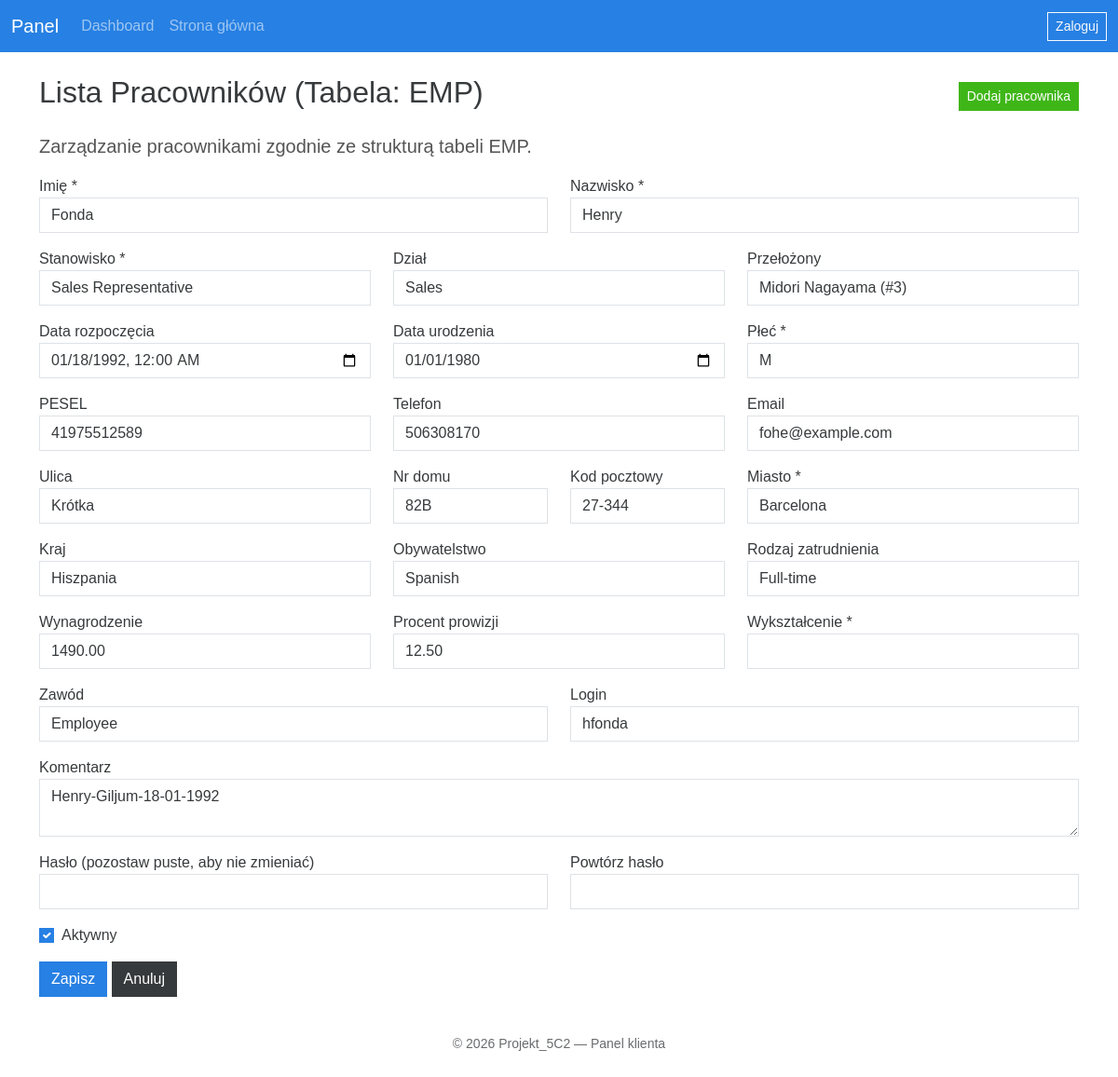
/projekt_3r1/admin/emp.php?action=edit&id=12 (signed in), run on the app's committed database.
### tables this page shows
CREATE TABLE `emp` (
  `id` int(11) UNSIGNED NOT NULL,
  `last_name` varchar(25) NOT NULL,
  `first_name` varchar(25) NOT NULL,
  `start_date` datetime DEFAULT NULL,
  `end_date` date DEFAULT NULL,
  `comments` varchar(255) DEFAULT NULL,
  `manager_id` int(11) UNSIGNED DEFAULT NULL,
  `title` varchar(25) DEFAULT NULL,
  `dept_id` int(11) UNSIGNED DEFAULT NULL,
  `salary` decimal(11,2) DEFAULT NULL,
  `commission_pct` decimal(4,2) DEFAULT NULL,
  `birth_date` date DEFAULT NULL,
  `gender` enum('M','K') NOT NULL,
  `pesel` char(11) DEFAULT NULL,
  `street` varchar(25) DEFAULT NULL,
  `house_nr` varchar(10) DEFAULT NULL,
  `zip_code` varchar(12) DEFAULT NULL,
  `city` varchar(30) NOT NULL,
  `country` varchar(32) DEFAULT NULL,
  `nationality` varchar(15) DEFAULT NULL,
  `employment_type` varchar(32) DEFAULT NULL,
  `phone` varchar(15) DEFAULT NULL,
  `email` varchar(30) DEFAULT NULL,
  `education` varchar(48) NOT NULL,
  `profession` varchar(30) DEFAULT NULL,
  `username` varchar(12) DEFAULT NULL,
  `password_hash` varchar(60) DEFAULT NULL
);

CREATE TABLE `title` (
  `name` varchar(25) NOT NULL,
  `salary_min` decimal(10,2) NOT NULL,
  `salary_max` decimal(10,2) NOT NULL
);

CREATE TABLE `dept` (
  `id` int(11) UNSIGNED NOT NULL,
  `name` varchar(25) NOT NULL,
  `region_id` int(11) UNSIGNED DEFAULT NULL
);

### projekt_3r1/admin/emp.php (the view, shortened to what this page needs)
<?php
require '../cfg.php';
$depts = $pdo->query('SELECT id, name FROM dept ORDER BY name, id')->fetchAll(PDO::FETCH_ASSOC);
$titles = $pdo->query('SELECT name, salary_min, salary_max FROM title ORDER BY name')->fetchAll(PDO::FETCH_ASSOC);
$managers = $pdo->query('SELECT id, first_name, last_name FROM emp ORDER BY last_name, first_name, id')->fetchAll(PDO::FETCH_ASSOC);
include 'szablony/naglowek.php';
?>
<div class="d-flex justify-content-between align-items-center mb-3">
    <h2>Lista Pracowników (Tabela: EMP)</h2>
    <div>
        <a href="emp.php?action=add" class="btn btn-success btn-sm">Dodaj pracownika</a>
    </div>
</div>
<p class="lead">Zarządzanie pracownikami zgodnie ze strukturą tabeli EMP.</p>
<?php if (isset($_GET['action']) && in_array($_GET['action'], ['add', 'edit'], true)):
    $act = $_GET['action'];
    $rec = [
        'id' => '', 'last_name' => '', 'first_name' => '', 'start_date' => '', 'end_date' => '2099-12-31',
        'comments' => '', 'manager_id' => '', 'title' => '', 'dept_id' => '', 'salary' => '',
        'commission_pct' => '', 'birth_date' => '', 'gender' => 'M', 'pesel' => '', 'street' => '',
        'house_nr' => '', 'zip_code' => '', 'city' => '', 'country' => '', 'nationality' => '',
        'employment_type' => '', 'phone' => '', 'email' => '', 'education' => '', 'profession' => '',
        'username' => '', 'password_hash' => ''
    ];
    if ($act === 'edit' && isset($_GET['id'])) {
        $eid = (int)$_GET['id'];
        $s = $pdo->prepare('SELECT * FROM emp WHERE id = ?');
        $s->execute([$eid]);
        $r = $s->fetch(PDO::FETCH_ASSOC);
        if ($r) {
            $rec = array_merge($rec, $r);
        }
    }
    $active = empty($rec['end_date']) || $rec['end_date'] >= date('Y-m-d');
    $startValue = !empty($rec['start_date']) ? date('Y-m-d\\TH:i', strtotime($rec['start_date'])) : '';
?>
    <form method="post" class="mb-4">
        <div class="row">
            <div class="col-md-6 mb-3">
                <label>Imię *</label>
                <input name="first_name" class="form-control" value="<?php echo htmlspecialchars($rec['first_name']); ?>" required maxlength="25">
            </div>
            <div class="col-md-6 mb-3">
                <label>Nazwisko *</label>
                <input name="last_name" class="form-control" value="<?php echo htmlspecialchars($rec['last_name']); ?>" required maxlength="25">
            </div>
        </div>
        <div class="row">
            <div class="col-md-4 mb-3">
                <label>Stanowisko *</label>
                <select name="title" class="form-control" required>
                    <?php foreach ($titles as $t): ?>
                        <option value="<?php echo htmlspecialchars($t['name']); ?>" <?php echo $t['name'] == $rec['title'] ? 'selected' : ''; ?>>
                            <?php echo htmlspecialchars($t['name']); ?>
                        </option>
                    <?php endforeach; ?>
                </select>
            </div>
            <div class="col-md-4 mb-3">
                <label>Dział</label>
                <select name="dept_id" class="form-control">
                    <?php foreach ($depts as $d): ?>
                        <option value="<?php echo $d['id']; ?>" <?php echo $d['id'] == $rec['dept_id'] ? 'selected' : ''; ?>>
                            <?php echo htmlspecialchars($d['name']); ?>
                        </option>
                    <?php endforeach; ?>
                </select>
            </div>
            <div class="col-md-4 mb-3">
                <label>Przełożony</label>
                <select name="manager_id" class="form-control">
                    <?php foreach ($managers as $m): ?>
                        <?php if ((int)$m['id'] === (int)$rec['id']) continue; ?>
                        <option value="<?php echo $m['id']; ?>" <?php echo $m['id'] == $rec['manager_id'] ? 'selected' : ''; ?>>
                            <?php echo htmlspecialchars($m['first_name'] . ' ' . $m['last_name'] . ' (#' . $m['id'] . ')'); ?>
                        </option>
                    <?php endforeach; ?>
                </select>
            </div>
        </div>
        <div class="row">
            <div class="col-md-4 mb-3">
                <label>Data rozpoczęcia</label>
                <input type="datetime-local" name="start_date" class="form-control" value="<?php echo htmlspecialchars($startValue); ?>">
            </div>
            <div class="col-md-4 mb-3">
                <label>Data urodzenia</label>
                <input type="date" name="birth_date" class="form-control" value="<?php echo htmlspecialchars($rec['birth_date']); ?>">
            </div>
            <div class="col-md-4 mb-3">
                <label>Płeć *</label>
                <select name="gender" class="form-control" required>
                    <option value="M" <?php echo $rec['gender'] === 'M' ? 'selected' : ''; ?>>M</option>
                </select>
            </div>
        </div>
        <div class="row">
            <div class="col-md-4 mb-3">
                <label>PESEL</label>
                <input name="pesel" class="form-control" value="<?php echo htmlspecialchars($rec['pesel']); ?>" maxlength="11">
            </div>
            <div class="col-md-4 mb-3">
                <label>Telefon</label>
                <input name="phone" class="form-control" value="<?php echo htmlspecialchars($rec['phone']); ?>" maxlength="15">
            </div>
            <div class="col-md-4 mb-3">
                <label>Email</label>
                <input type="email" name="email" class="form-control" value="<?php echo htmlspecialchars($rec['email']); ?>" maxlength="30">
            </div>
        </div>
        <div class="row">
            <div class="col-md-4 mb-3">
                <label>Ulica</label>
                <input name="street" class="form-control" value="<?php echo htmlspecialchars($rec['street']); ?>" maxlength="25">
            </div>
            <div class="col-md-2 mb-3">
                <label>Nr domu</label>
                <input name="house_nr" class="form-control" value="<?php echo htmlspecialchars($rec['house_nr']); ?>" maxlength="10">
            </div>
            <div class="col-md-2 mb-3">
                <label>Kod pocztowy</label>
                <input name="zip_code" class="form-control" value="<?php echo htmlspecialchars($rec['zip_code']); ?>" maxlength="12">
            </div>
            <div class="col-md-4 mb-3">
                <label>Miasto *</label>
                <input name="city" class="form-control" value="<?php echo htmlspecialchars($rec['city']); ?>" required maxlength="30">
            </div>
        </div>
        <div class="row">
            <div class="col-md-4 mb-3">
                <label>Kraj</label>
                <input name="country" class="form-control" value="<?php echo htmlspecialchars($rec['country']); ?>" maxlength="32">
            </div>
            <div class="col-md-4 mb-3">
                <label>Obywatelstwo</label>
                <input name="nationality" class="form-control" value="<?php echo htmlspecialchars($rec['nationality']); ?>" maxlength="15">
            </div>
            <div class="col-md-4 mb-3">
                <label>Rodzaj zatrudnienia</label>
                <input name="employment_type" class="form-control" value="<?php echo htmlspecialchars($rec['employment_type']); ?>" maxlength="32">
            </div>
        </div>
        <div class="row">
            <div class="col-md-4 mb-3">
                <label>Wynagrodzenie</label>
                <input type="number" step="0.01" name="salary" class="form-control" value="<?php echo htmlspecialchars($rec['salary']); ?>">
            </div>
            <div class="col-md-4 mb-3">
                <label>Procent prowizji</label>
                <input type="number" step="0.01" min="0" max="99.99" name="commission_pct" class="form-control" value="<?php echo htmlspecialchars($rec['commission_pct']); ?>">
            </div>
            <div class="col-md-4 mb-3">
                <label>Wykształcenie *</label>
                <input name="education" class="form-control" value="<?php echo htmlspecialchars($rec['education']); ?>" required maxlength="48">
            </div>
        </div>
        <div class="row">
            <div class="col-md-6 mb-3">
                <label>Zawód</label>
                <input name="profession" class="form-control" value="<?php echo htmlspecialchars($rec['profession']); ?>" maxlength="30">
            </div>
            <div class="col-md-6 mb-3">
                <label>Login</label>
                <input name="username" class="form-control" value="<?php echo htmlspecialchars($rec['username']); ?>" maxlength="12">
            </div>
        </div>
        <div class="mb-3">
            <label>Komentarz</label>
            <textarea name="comments" class="form-control" maxlength="255"><?php echo htmlspecialchars($rec['comments']); ?></textarea>
        </div>
        <div class="row">
            <div class="col-md-6 mb-3">
                <label>Hasło <?php echo $act === 'edit' ? '(pozostaw puste, aby nie zmieniać)' : ''; ?></label>
                <input type="password" name="password" class="form-control">
            </div>
            <div class="col-md-6 mb-3">
                <label>Powtórz hasło</label>
                <input type="password" name="password_confirm" class="form-control">
            </div>
        </div>
        <div class="form-check mb-3">
            <input type="checkbox" name="active" value="1" class="form-check-input" id="active" <?php echo $active ? 'checked' : ''; ?>>
            <label class="form-check-label" for="active">Aktywny</label>
        </div>
        <button class="btn btn-primary">Zapisz</button>
        <a href="emp.php" class="btn btn-secondary">Anuluj</a>
    </form>
<?php endif; ?>
<?php include 'szablony/stopka.php'; ?>

### projekt_3r1/css/style.css (style rules this page uses)
body { font-family:Arial,Helvetica,sans-serif; }
.lead { color:#555; }

### data on the page
emp: first_name "Fonda", last_name "Henry", title "Sales Representative", dept_id "Sales", manager_id "Midori Nagayama (#3)", start_date "01/18/1992 00:00", birth_date "01/01/1980", gender "M", pesel "41975512589", phone "506308170", email "fohe@example.com", street "Krótka", house_nr "82B", zip_code "27-344", city "Barcelona", country "Hiszpania", nationality "Spanish", employment_type "Full-time", salary "1490.00", commission_pct "12.50", profession "Employee", username "hfonda", comments "Henry-Giljum-18-01-1992", end_date "☑"
